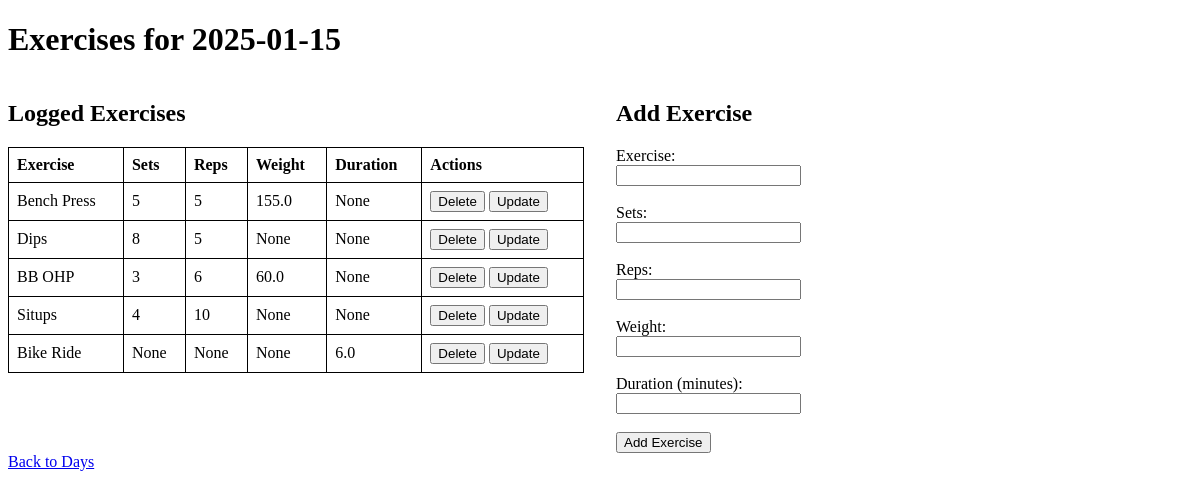
The page /day/2025-01-15 on the database its author committed.
### tables this page shows
CREATE TABLE Workouts (
    id INTEGER PRIMARY KEY AUTOINCREMENT,
    date TEXT NOT NULL,
    exercise TEXT NOT NULL,
    sets INTEGER,
    reps INTEGER,
    weight REAL,
    duration REAL
);

### app.py (the view, shortened to what this page needs)
@app.route("/day/<date>", methods=["GET", "POST"])
def view_workouts_by_day(date):
    conn = get_db_connection()
    workouts = conn.execute("SELECT * FROM Workouts WHERE date = ?", (date,)).fetchall()
    conn.close()
    return render_template("workouts.html", date=date, workouts=workouts)

### app.py (called while the page is built)
def get_db_connection():
    conn = sqlite3.connect(DATABASE)
    conn.row_factory = sqlite3.Row
    return conn

### templates/workouts.html (shortened to what this page needs)
<!DOCTYPE html>
<html>
<head>
</head>
<body>
    <h1>Exercises for {{ date }}</h1>
    <div class="container">
        <div class="workouts">
            <h2>Logged Exercises</h2>
            <table>
                <tr>
                    <th>Exercise</th>
                    <th>Sets</th>
                    <th>Reps</th>
                    <th>Weight</th>
                    <th>Duration</th>
                    <th>Actions</th>
                </tr>
                {% for workout in workouts %}
                <tr>
                    <td>{{ workout["exercise"] }}</td>
                    <td>{{ workout["sets"] }}</td>
                    <td>{{ workout["reps"] }}</td>
                    <td>{{ workout["weight"] }}</td>
                    <td>{{ workout["duration"] }}</td>
                    <td>
                        <form method="post" action="/delete/{{ workout['id'] }}/{{ date }}" style="display:inline;">
                            <button type="submit">Delete</button>
                        </form>
                        <form method="get" action="/update/{{ workout['id'] }}/{{ date }}" style="display:inline;">
                            <button type="submit">Update</button>
                        </form>
                    </td>
                </tr>
                {% endfor %}
            </table>
        </div>
        <div class="add-exercise">
            <h2>Add Exercise</h2>
            <form method="post">
                <label for="exercise">Exercise:</label><br>
                <input type="text" id="exercise" name="exercise" required><br><br>
                <label for="sets">Sets:</label><br>
                <input type="number" id="sets" name="sets"><br><br>
                <label for="reps">Reps:</label><br>
                <input type="number" id="reps" name="reps"><br><br>
                <label for="weight">Weight:</label><br>
                <input type="number" step="0.1" id="weight" name="weight"><br><br>
                <label for="duration">Duration (minutes):</label><br>
                <input type="number" step="0.1" id="duration" name="duration"><br><br>
                <button type="submit">Add Exercise</button>
            </form>
        </div>
    </div>
    <a href="/">Back to Days</a>
</body>
</html>

### templates/workouts.html (style rules this page uses)
.container { display: flex; gap: 2rem; }
.workouts, .add-exercise { flex: 1; }
table { width: 100%; border-collapse: collapse; }
table, th, td { border: 1px solid black; }
th, td { padding: 8px; text-align: left; }

### rows shown on the page
Workouts: exercise "Bench Press", sets "5", reps "5", weight "155.0", duration "None"
Workouts: exercise "Dips", sets "8", reps "5", weight "None", duration "None"
Workouts: exercise "BB OHP", sets "3", reps "6", weight "60.0", duration "None"
Workouts: exercise "Situps", sets "4", reps "10", weight "None", duration "None"
Workouts: exercise "Bike Ride", sets "None", reps "None", weight "None", duration "6.0"

### other values the page prints
{{ date }} "2025-01-15"
